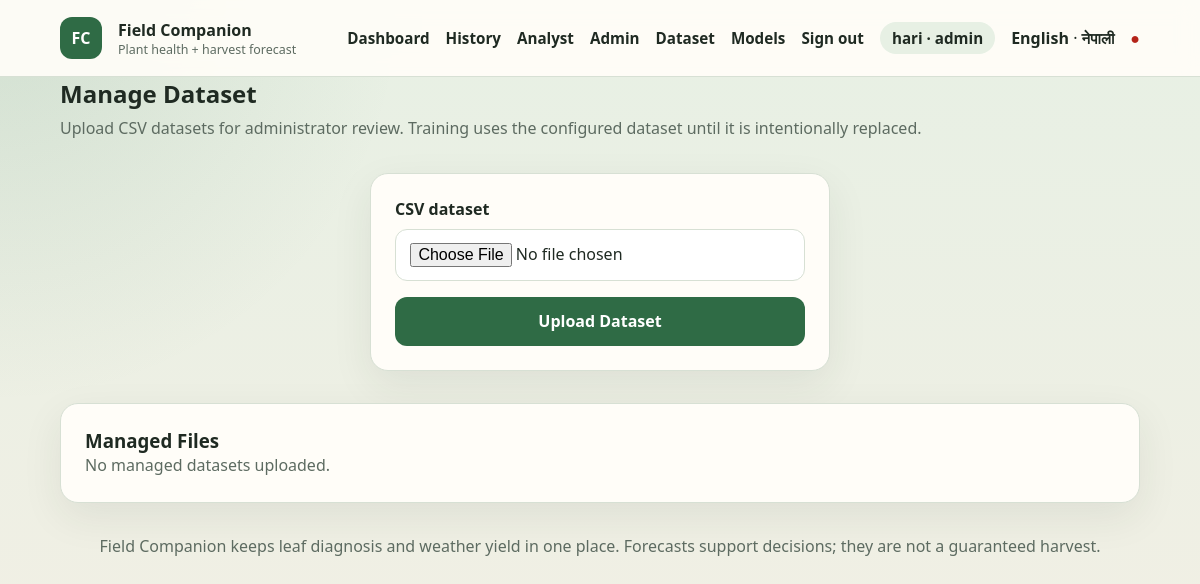
The app's page /admin/dataset (signed in) with its own data.
### tables this page shows
CREATE TABLE users (
                id INTEGER PRIMARY KEY AUTOINCREMENT,
                name TEXT NOT NULL,
                email TEXT NOT NULL UNIQUE,
                password_hash TEXT NOT NULL,
                role TEXT NOT NULL DEFAULT 'farmer',
                created_at TEXT NOT NULL DEFAULT CURRENT_TIMESTAMP
            );

### app.py (the view, shortened to what this page needs)
@app.route("/admin/dataset", methods=["GET", "POST"])
@role_required("admin")
def manage_dataset():
    dataset_dir = Path(app.root_path) / "data" / "managed"
    dataset_dir.mkdir(parents=True, exist_ok=True)
    files = sorted(path.name for path in dataset_dir.glob("*.csv"))
    return render_template("manage_dataset.html", files=files)

### app.py (called while the page is built)
@app.before_request
def enforce_csrf():
    if request.endpoint in {"static"}:
        return None
    return csrf_protect(lambda: None)()

@app.after_request
def add_security_headers(response):
    response.headers.setdefault("X-Content-Type-Options", "nosniff")
    response.headers.setdefault("X-Frame-Options", "SAMEORIGIN")
    response.headers.setdefault("Referrer-Policy", "strict-origin-when-cross-origin")
    response.headers.setdefault(
        "Content-Security-Policy",
        "default-src 'self'; img-src 'self' data:; style-src 'self' 'unsafe-inline'; script-src 'self'; connect-src 'self'; base-uri 'self'; form-action 'self'",
    )
    response.headers.setdefault("Permissions-Policy", "camera=(), microphone=(), geolocation=()")
    if getattr(g, "rate_remaining", None) is not None:
        response.headers["X-RateLimit-Remaining"] = str(g.rate_remaining)
    return response

def current_user():
    user_id = session.get("user_id")
    return find_user(user_id) if user_id else None

def current_lang():
    return session.get("lang", DEFAULT_LANG)

@app.context_processor
def inject_globals():
    lang = current_lang()
    return {
        "csrf_token": generate_csrf_token(),
        "user": current_user(),
        "lang": lang,
        "supported_languages": SUPPORTED_LANGUAGES,
        "language_labels": LANGUAGE_LABELS,
        "t": lambda key, **kwargs: translate(lang, key, **kwargs),
        "crop_label": lambda crop: crop_label(crop, lang),
        "js_i18n": js_strings_for(lang),
    }

def role_required(*roles):
    def decorator(view):
        @wraps(view)
        def wrapped(*args, **kwargs):
            user = current_user()
            if not user:
                if request.path.startswith("/api/"):
                    return jsonify({"error": "Authentication required."}), 401
                return redirect(url_for("login", next=request.path))
            if user["role"] not in roles:
                if request.path.startswith("/api/"):
                    return jsonify({"error": "You do not have permission for this resource."}), 403
                return render_template("error.html", code=403, message="You do not have permission for this page."), 403
            return view(*args, **kwargs)
        return wrapped
    return decorator

### translations.py (called while the page is built)
def js_strings_for(lang):
    lang = lang if lang in UI_STRINGS else DEFAULT_LANG
    return {k[3:]: v for k, v in UI_STRINGS[lang].items() if k.startswith("js_")}

### templates/manage_dataset.html (shortened to what this page needs)
{% extends "base.html" %}
{% block content %}
<div class="page-heading"><div><h2>{{ t('dataset_title') }}</h2><p>{{ t('dataset_desc') }}</p></div></div>
<div class="panel auth-panel"><form method="post" enctype="multipart/form-data" class="form-group"><input type="hidden" name="csrf_token" value="{{ csrf_token }}"><div class="form-control"><label for="dataset">{{ t('label_csv_dataset') }}</label><input id="dataset" name="dataset" type="file" accept=".csv" required></div><button class="btn btn-primary" type="submit">{{ t('btn_upload_dataset') }}</button></form></div>
<div class="table-panel panel"><h3>{{ t('managed_files') }}</h3>{% if files %}<ul>{% for file in files %}<li>{{ file }}</li>{% endfor %}</ul>{% else %}<p class="empty-state">{{ t('no_datasets') }}</p>{% endif %}</div>
{% endblock %}

### templates/base.html (shortened to what this page needs)
<!DOCTYPE html>
<html lang="{{ lang }}">
<head>
    <link rel="stylesheet" href="{{ url_for('static', filename='css/style.css') }}">
</head>
<body>
    <nav class="navbar">
        <div class="container">
            <a class="navbar-brand" href="{{ url_for('index') }}">
                <span class="brand-mark">FC</span>
                <span>
                    <strong>Field Companion</strong>
                    <small>{{ t('brand_tagline') }}</small>
                </span>
            </a>
            <div class="navbar-menu" id="navbar-menu">
                <a href="{{ url_for('index') }}">{{ t('nav_dashboard') }}</a>
                {% if user %}<a href="{{ url_for('history') }}">{{ t('nav_history') }}</a>{% endif %}
                {% if user and user['role'] in ('analyst', 'admin') %}<a href="{{ url_for('analyst_dashboard') }}">{{ t('nav_analyst') }}</a>{% endif %}
                {% if user and user['role'] == 'admin' %}
                    <a href="{{ url_for('admin_dashboard') }}">{{ t('nav_admin') }}</a>
                    <a href="{{ url_for('manage_dataset') }}">{{ t('nav_dataset') }}</a>
                    <a href="{{ url_for('manage_models') }}">{{ t('nav_models') }}</a>
                {% endif %}
                {% if user %}
                    <a href="{{ url_for('logout') }}">{{ t('nav_sign_out') }}</a>
                    <span class="user-chip">{{ user['name'] }} · {{ user['role'] }}</span>
                {% else %}
                    <a href="{{ url_for('login') }}">{{ t('nav_sign_in') }}</a>
                {% endif %}
                <span class="lang-switch">
                    {% for code in supported_languages %}
                        {% if code == lang %}
                            <strong>{{ language_labels[code] }}</strong>
                        {% else %}
                            <a href="{{ url_for('set_language', lang_code=code) }}">{{ language_labels[code] }}</a>
                        {% endif %}
                        {% if not loop.last %} · {% endif %}
                    {% endfor %}
                </span>
                <span class="status-indicator" id="health-status" title="API status">●</span>
            </div>
        </div>
    </nav>
    <main class="container">
        {% block content %}{% endblock %}
    </main>
    <footer>
        <p>{{ t('footer_note') }}</p>
    </footer>
</body>
</html>

### static/css/style.css (style rules this page uses)
:root { --bg: #f3efe4; --bg-accent: #e7f0e4; --ink: #1f2a22; --muted: #5d6b61; --primary: #2f6b45; --primary-dark: #214d32; --secondary: #c47b2b; --card: #fffdf8; --line: #d7e0d4; --danger: #b42318; --warning: #9a6700; --radius: 18px; --shadow: 0 14px 40px rgba(33, 52, 38, 0.08); }
* { box-sizing: border-box; margin: 0; padding: 0; }
body { font-family: "Source Sans 3", "Segoe UI", sans-serif; background: radial-gradient(circle at top left, rgba(47, 107, 69, 0.12), transparent 28%), linear-gradient(180deg, var(--bg-accent), var(--bg)); color: var(--ink); min-height: 100vh; }
.container { max-width: 1120px; margin: 0 auto; padding: 0 20px; }
.navbar { position: sticky; top: 0; z-index: 20; background: rgba(255, 253, 248, 0.92); backdrop-filter: blur(10px); border-bottom: 1px solid var(--line); }
.navbar .container, .navbar-menu, .navbar-brand { display: flex; align-items: center; gap: 1rem; }
.navbar .container { justify-content: space-between; min-height: 76px; }
.navbar-brand { text-decoration: none; color: var(--ink); }
.navbar-brand small { display: block; color: var(--muted); font-size: 0.78rem; }
.brand-mark { width: 42px; height: 42px; border-radius: 12px; display: grid; place-items: center; background: var(--primary); color: white; font-weight: 800; }
.navbar-menu a, .navbar-menu .user-chip { color: var(--ink); text-decoration: none; font-weight: 600; font-size: 0.95rem; }
.user-chip { background: var(--bg-accent); border-radius: 999px; padding: 0.35rem 0.75rem; color: var(--muted); }
.status-indicator { color: var(--primary); }
main { padding: 2rem 0 3rem; }
.hero, .panel, .status-card, .info-panel, .table-panel, .auth-panel { background: var(--card); border: 1px solid var(--line); border-radius: var(--radius); box-shadow: var(--shadow); }
.hero p, .panel-description, .hint, .weather-source, .empty-state, .page-heading p { color: var(--muted); line-height: 1.55; }
.panel, .info-panel, .table-panel, .auth-panel { padding: 1.5rem; }
.panel h2, .info-panel h2, .page-heading h2 { margin-bottom: 0.4rem; }
.form-group, .form-control { display: grid; gap: 0.55rem; }
.form-group { gap: 1rem; }
label { font-weight: 700; }
select, input[type="text"], input[type="email"], input[type="password"], input[type="number"], input[type="file"] { width: 100%; padding: 0.8rem 0.9rem; border: 1px solid var(--line); border-radius: 12px; background: white; font: inherit; }
.btn { border: 0; border-radius: 12px; padding: 0.85rem 1.1rem; font: inherit; font-weight: 700; cursor: pointer; text-decoration: none; display: inline-flex; justify-content: center; }
.btn-primary { background: var(--primary); color: white; width: 100%; }
.page-heading { display: flex; justify-content: space-between; margin-bottom: 1rem; }
.auth-panel { max-width: 460px; margin: 2rem auto; }
footer { color: var(--muted); text-align: center; padding: 2rem 1rem 3rem; }

### records on screen
users: role "Admin", name "hari", role "admin"

### other values on screen
{{ t('brand_tagline') }} "Plant health + harvest forecast"
{{ t('nav_dashboard') }} "Dashboard"
{{ t('nav_history') }} "History"
{{ t('nav_analyst') }} "Analyst"
{{ t('nav_dataset') }} "Dataset"
{{ t('nav_models') }} "Models"
{{ t('nav_sign_out') }} "Sign out"
{{ language_labels[code] }} "English"
{{ language_labels[code] }} "नेपाली"
{{ t('dataset_title') }} "Manage Dataset"
{{ t('dataset_desc') }} "Upload CSV datasets for administrator review. Training uses the configured dataset until it is intentionally replaced."
{{ t('label_csv_dataset') }} "CSV dataset"
{{ t('btn_upload_dataset') }} "Upload Dataset"
{{ t('managed_files') }} "Managed Files"
{{ t('no_datasets') }} "No managed datasets uploaded."
